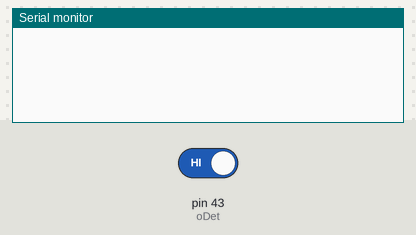
Bench run of a sketch on a simulated Arduino Mega 2560, built with avr-gcc and run on an emulated ATmega2560. On the bench: the last lines printed to the serial monitor. The test bench sets the inputs (shaded band); at power-on: pin 43 (oDet) HIGH.

Above: at 1.2 s.
1.3 s: pin 43 (oDet) driven LOW
At 2.2 s:
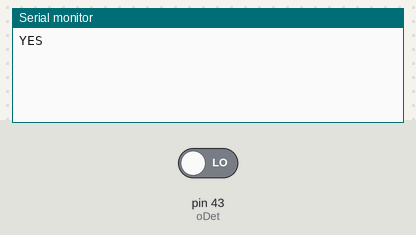
2.8 s: pin 43 (oDet) driven HIGH
At 3.3 s:
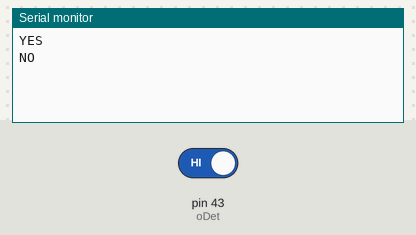

Measured:
- after the input at 1.3 s, the serial monitor: prints a new line at once (image 1)
- after the input at 2.8 s, the serial monitor: prints a new line at once (image 2)

The sketch:

_11_ObstakleDetection.ino
```cpp
int oDet = 43;
int oDetvalue;
bool oDetSw;

void setup() {
  // put your setup code here, to run once:
  Serial.begin(9600);
  pinMode(oDet, INPUT);
}

void loop() {
  oDetvalue = digitalRead(oDet);

  if (oDetvalue == LOW) {
    if (oDetSw == 0) {
      Serial.println("YES");
      oDetSw = 1;
    }
  }
  else if (oDetvalue == HIGH) {
    if (oDetSw == 1) {
      Serial.println("NO");
      oDetSw = 0;
    }
  }
}
```
